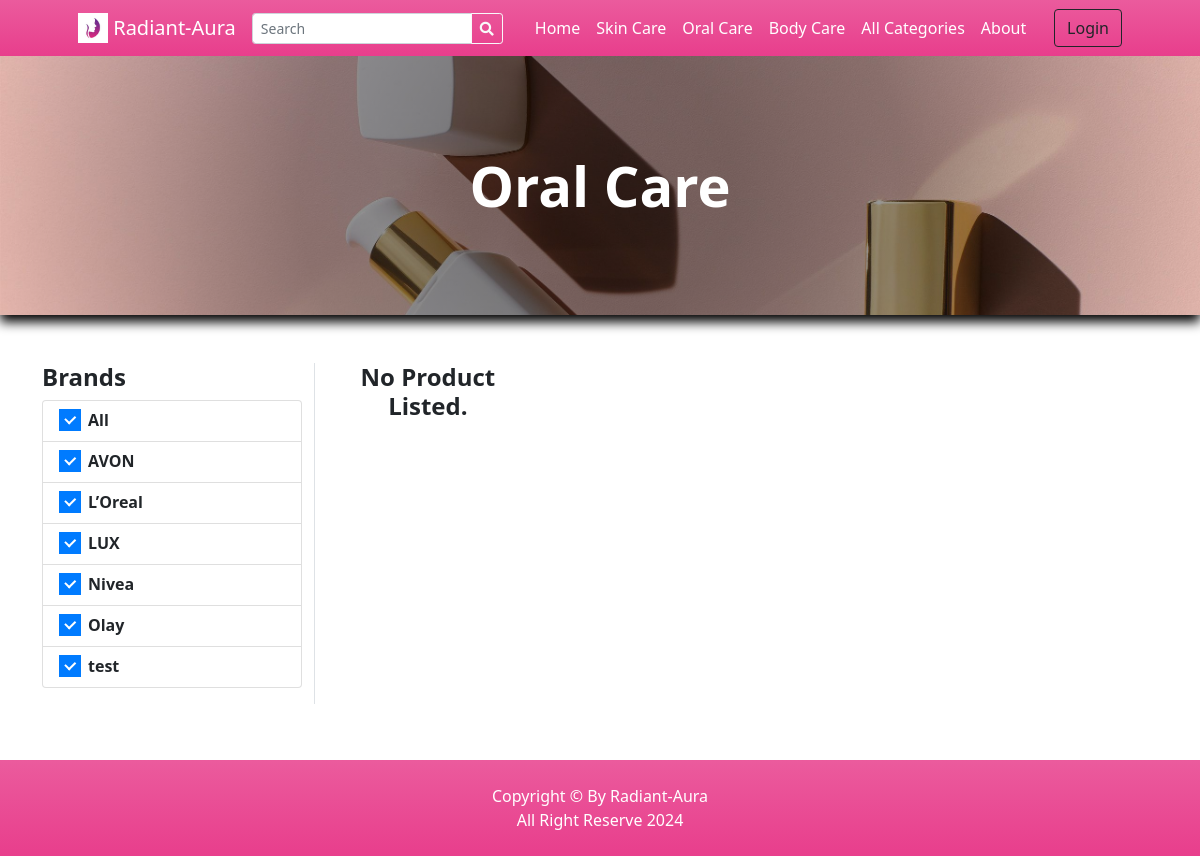
The app's page /?p=products&c=c81e728d9d4c2f636f067f89cc14862c with its own data.
### tables this page shows
CREATE TABLE `categories` (
  `id` int(30) NOT NULL,
  `category` varchar(250) NOT NULL,
  `description` text DEFAULT NULL,
  `status` tinyint(1) NOT NULL DEFAULT 1,
  `delete_flag` tinyint(1) NOT NULL DEFAULT 0,
  `date_created` datetime NOT NULL DEFAULT current_timestamp()
);

CREATE TABLE `brands` (
  `id` int(30) NOT NULL,
  `name` varchar(250) NOT NULL,
  `description` text DEFAULT NULL,
  `image_path` text DEFAULT NULL,
  `status` tinyint(1) NOT NULL DEFAULT 1,
  `delete_flag` tinyint(1) NOT NULL DEFAULT 0,
  `date_created` datetime NOT NULL DEFAULT current_timestamp()
);

### classes/DBConnection.php (called while the page is built, shortened)
<?php
class DBConnection{
    private $host = DB_SERVER;
    private $username = DB_USERNAME;
    private $password = DB_PASSWORD;
    private $database = DB_NAME;
    public $conn;
    public function __construct(){
        if (!isset($this->conn)) {
            $this->conn = new mysqli($this->host, $this->username, $this->password, $this->database);
        }
    }
}
?>

### classes/SystemSettings.php (called while the page is built, shortened)
<?php
class SystemSettings extends DBConnection{
	function userdata($field = ''){
		if(!empty($field)){
			if(isset($_SESSION['userdata'][$field]))
				return $_SESSION['userdata'][$field];
			else
				return null;
		}else{
			return false;
		}
	}
	function info($field=''){
		if(!empty($field)){
			if(isset($_SESSION['system_info'][$field]))
				return $_SESSION['system_info'][$field];
			else
				return false;
		}else{
			return false;
		}
	}
}
$_settings = new SystemSettings();
?>

### config.php (called while the page is built, shortened)
<?php
require_once('classes/DBConnection.php');
require_once('classes/SystemSettings.php');
function validate_image($file){
	if(!empty($file)){
        $ex = explode("?",$file);
        $file = $ex[0];
        $ts = isset($ex[1]) ? "?".$ex[1] : '';
		if(is_file(base_app.$file)){
			return base_url.$file.$ts;
		}else{
			return base_url.'dist/img/no-image-available.png';
		}
	}else{
		return base_url.'dist/img/no-image-available.png';
	}
}
?>

### products.php (the view, shortened to what this page needs)
<?php
$title = "";
if(isset($_GET['c']) && isset($_GET['s'])){
    $cat_qry = $conn->query("SELECT * FROM categories where md5(id) = '{$_GET['c']}'");
    if($cat_qry->num_rows > 0){
        $result =$cat_qry->fetch_assoc();
        $title = $result['category'];
        $cat_description = $result['description'];
    }
 $sub_cat_qry = $conn->query("SELECT * FROM sub_categories where md5(id) = '{$_GET['s']}'");
    if($sub_cat_qry->num_rows > 0){
        $result =$sub_cat_qry->fetch_assoc();
        $sub_title = $result['sub_category'];
        $sub_cat_description = $result['description'];
    }
}
elseif(isset($_GET['c'])){
    $cat_qry = $conn->query("SELECT * FROM categories where md5(id) = '{$_GET['c']}'");
    if($cat_qry->num_rows > 0){
        $result =$cat_qry->fetch_assoc();
        $title = $result['category'];
    }
}
?>
<header class="bg-dark py-5" id="main-header">
    <div class="container px-4 px-lg-5 my-5">
        <div class="text-center text-white">
            <h1 class="display-4 fw-bolder"><?php echo $title ?></h1>
        </div>
    </div>
</header>
<section class="py-5">
    <div class="container">
        <div class="row">
            <div class="col-md-3 border-right mb-2 pb-3">
                <h4><b>Brands</b></h4>
                <ul class="list-group">
                    <a href="" class="list-group-item list-group-item-action">
                        <div class="icheck-primary d-inline">
                            <label for="brandAll">
                                All
                            </label>
                        </div>
                    </a>
                    <?php
                    $qry = $conn->query("SELECT * FROM brands where status =1 order by name asc");
                    while($row=$qry->fetch_assoc()):
                    ?>
                    <li class="list-group-item list-group-item-action">
                        <div class="icheck-primary d-inline">
                            <label for="brand-item-<?php echo $row['id'] ?>">
                                    <?php echo $row['name'] ?>
                            </label>
                        </div>
                    </li>
                    <?php endwhile; ?>
                </ul>
            </div>
            <div class="col-md-9">
                <div class="container-fluid p-0">
                <div class="row gx-2 gx-lg-2 row-cols-1 row-cols-md-3 row-cols-xl-4">
                        <?php
                            $whereData = "";
                            if(isset($_GET['search']))
                                $whereData = " and (p.name LIKE '%{$_GET['search']}%' or b.name LIKE '%{$_GET['search']}%' or p.specs LIKE '%{$_GET['search']}%')";
                            elseif(isset($_GET['c']) && isset($_GET['s']))
                                $whereData = " and (md5(category_id) = '{$_GET['c']}' and md5(sub_category_id) = '{$_GET['s']}')";
                            elseif(isset($_GET['c']) && !isset($_GET['s']))
                                $whereData = " and md5(category_id) = '{$_GET['c']}' ";
                            elseif(isset($_GET['s']) && !isset($_GET['c']))
                                $whereData = " and md5(sub_category_id) = '{$_GET['s']}' ";
                            $bwhere = "";
                            $products = $conn->query("SELECT p.*,b.name as bname, c.category FROM `products` p inner join brands b on p.brand_id = b.id inner join categories c on p.category_id = c.id where p.status = 1 {$whereData} {$bwhere} order by rand() ");
                        ?>
                        <?php
                            if($products->num_rows <= 0){
                                echo "<h4 class='text-center'><b>No Product Listed.</b></h4>";
                            }
                        ?>
                    </div>
                </div>
            </div>
        </div>
    </div>
</section>

### inc/topBarNav.php (shortened to what this page needs)
<nav class="navbar navbar-expand-lg navbar-dark bg-gradient-pink">
            <div class="container px-4 px-lg-5 ">
                <a class="navbar-brand" href="./">
                <img src="<?php echo validate_image($_settings->info('logo')) ?>" width="30" height="30" class="d-inline-block align-top" alt="" loading="lazy">
                <?php echo $_settings->info('short_name') ?>
                </a>
                <form class="form-inline" id="search-form">
                  <div class="input-group">
                    <input class="form-control form-control-sm form " type="search" placeholder="Search" aria-label="Search" name="search"  value="<?php echo isset($_GET['search']) ? $_GET['search'] : "" ?>"  aria-describedby="button-addon2">
                    <div class="input-group-append">
                      <button class="btn btn-outline-light btn-sm m-0" type="submit" id="button-addon2"><i class="fa fa-search"></i></button>
                    </div>
                  </div>
                </form>
                <div class="collapse navbar-collapse" id="navbarSupportedContent">
                    <ul class="navbar-nav me-auto mb-2 mb-lg-0 ms-lg-4">
                        <li class="nav-item"><a class="nav-link text-white" aria-current="page" href="./">Home</a></li>
                        <?php
                        $cat_qry = $conn->query("SELECT * FROM categories where status = 1  limit 3");
                        $count_cats =$conn->query("SELECT * FROM categories where status = 1 ")->num_rows;
                        while($crow = $cat_qry->fetch_assoc()):
                        ?>
                        <li class="nav-item"><a class="nav-link text-white" aria-current="page" href="./?p=products&c=<?php echo md5($crow['id']) ?>"><?php echo $crow['category'] ?></a></li>
                        <?php endwhile; ?>
                        <?php if($count_cats > 3): ?>
                        <li class="nav-item"><a class="nav-link text-white" href="./?p=view_categories">All Categories</a></li>
                        <?php endif; ?>
                        <li class="nav-item"><a class="nav-link text-white" href="./?p=about">About</a></li>
                    </ul>
                    <div class="d-flex align-items-center">
                      <?php if($_settings->userdata('id') > 0 && $_settings->userdata('login_type') == 2): ?>
                        <a class="text-dark mr-2 nav-link text-white" href="./?p=cart">
                            <i class="bi-cart-fill me-1"></i>
                            Cart
                            <span class="badge bg-dark text-white ms-1 rounded-pill" id="cart-count">
                              <?php
                                $count = $conn->query("SELECT SUM(quantity) as items from `cart` where client_id =".$_settings->userdata('id'))->fetch_assoc()['items'];
                                echo ($count > 0 ? $count : 0);
                              ?>
                            </span>
                        </a>
                            <a href="./?p=my_account" class="text-dark  nav-link text-white"><b> Hi, <?php echo $_settings->userdata('firstname')?>!</b></a>
                            <a href="logout.php" class="text-dark  nav-link text-white"><i class="fa fa-sign-out-alt"></i></a>
                        <?php else: ?>
                        <button class="btn btn-outline-dark ml-2" id="login-btn" type="button">Login</button>
                        <?php endif; ?>
                    </div>
                </div>
            </div>
        </nav>

### records on screen
categories: category "Skin Care"
categories: category "Oral Care"
categories: category "Body Care"
brands: name "AVON"
brands: name "L’Oreal"
brands: name "LUX"
brands: name "Nivea"
brands: name "Olay"
brands: name "test"

### other values on screen
$_settings->info('short_name') "Radiant-Aura"
